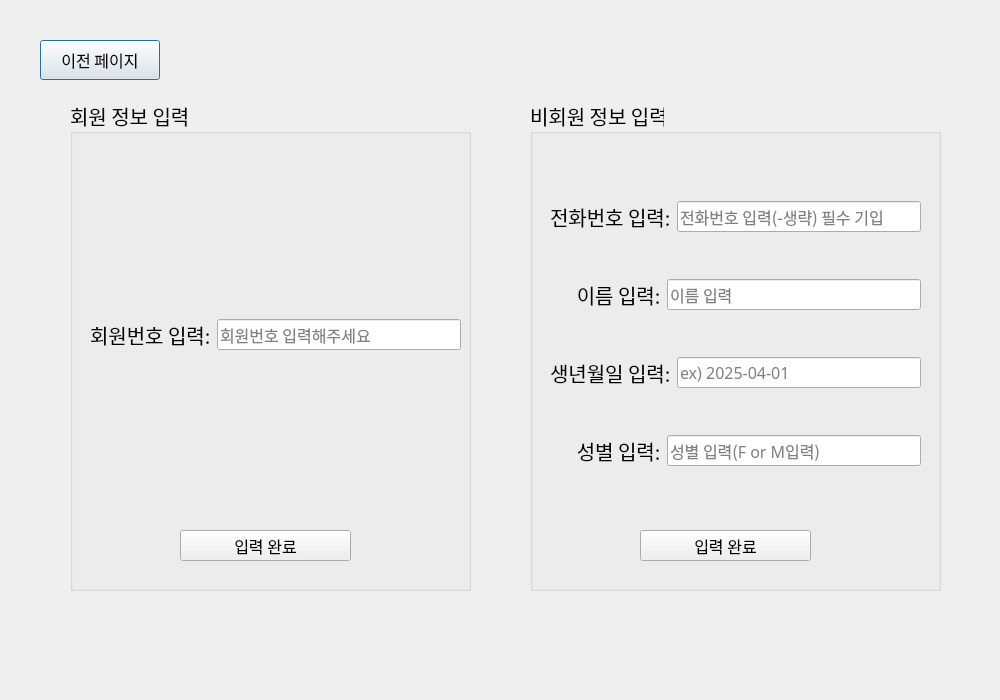
<?xml version="1.0" encoding="UTF-8"?>
<ui version="4.0">
 <class>Dialog</class>
 <widget class="QDialog" name="Dialog">
  <property name="geometry">
   <rect>
    <x>0</x>
    <y>0</y>
    <width>1000</width>
    <height>700</height>
   </rect>
  </property>
  <property name="windowTitle">
   <string>Dialog</string>
  </property>
  <widget class="QPushButton" name="btn_goback">
   <property name="geometry">
    <rect>
     <x>40</x>
     <y>40</y>
     <width>120</width>
     <height>40</height>
    </rect>
   </property>
   <property name="font">
    <font>
     <family>NanumGothic</family>
     <pointsize>12</pointsize>
    </font>
   </property>
   <property name="text">
    <string>이전 페이지</string>
   </property>
  </widget>
  <widget class="QLabel" name="lbl_adtnum">
   <property name="geometry">
    <rect>
     <x>170</x>
     <y>510</y>
     <width>200</width>
     <height>20</height>
    </rect>
   </property>
   <property name="font">
    <font>
     <family>NanumGothic</family>
     <pointsize>12</pointsize>
    </font>
   </property>
   <property name="text">
    <string/>
   </property>
  </widget>
  <widget class="QLabel" name="lbl_teennum">
   <property name="geometry">
    <rect>
     <x>170</x>
     <y>570</y>
     <width>200</width>
     <height>20</height>
    </rect>
   </property>
   <property name="font">
    <font>
     <family>NanumGothic</family>
     <pointsize>12</pointsize>
    </font>
   </property>
   <property name="text">
    <string/>
   </property>
  </widget>
  <widget class="QGroupBox" name="groupBox">
   <property name="geometry">
    <rect>
     <x>70</x>
     <y>100</y>
     <width>401</width>
     <height>491</height>
    </rect>
   </property>
   <property name="font">
    <font>
     <family>NanumGothic</family>
     <pointsize>15</pointsize>
    </font>
   </property>
   <property name="title">
    <string>회원 정보 입력</string>
   </property>
   <widget class="QWidget" name="verticalLayoutWidget">
    <property name="geometry">
     <rect>
      <x>20</x>
      <y>60</y>
      <width>371</width>
      <height>349</height>
     </rect>
    </property>
    <layout class="QVBoxLayout" name="verticalLayout">
     <item>
      <layout class="QHBoxLayout" name="horizontalLayout_4">
       <item>
        <widget class="QLabel" name="label_5">
         <property name="text">
          <string>회원번호 입력:</string>
         </property>
        </widget>
       </item>
       <item>
        <widget class="QLineEdit" name="input_userid">
         <property name="font">
          <font>
           <family>NanumGothic</family>
           <pointsize>12</pointsize>
          </font>
         </property>
         <property name="placeholderText">
          <string>회원번호 입력해주세요</string>
         </property>
        </widget>
       </item>
      </layout>
     </item>
    </layout>
   </widget>
   <widget class="QPushButton" name="btn_user">
    <property name="geometry">
     <rect>
      <x>110</x>
      <y>430</y>
      <width>171</width>
      <height>31</height>
     </rect>
    </property>
    <property name="font">
     <font>
      <pointsize>12</pointsize>
     </font>
    </property>
    <property name="text">
     <string>입력 완료</string>
    </property>
   </widget>
  </widget>
  <widget class="QGroupBox" name="groupBox_2">
   <property name="geometry">
    <rect>
     <x>530</x>
     <y>100</y>
     <width>411</width>
     <height>491</height>
    </rect>
   </property>
   <property name="font">
    <font>
     <family>NanumGothic</family>
     <pointsize>15</pointsize>
    </font>
   </property>
   <property name="title">
    <string>비회원 정보 입력</string>
   </property>
   <widget class="QWidget" name="verticalLayoutWidget_2">
    <property name="geometry">
     <rect>
      <x>20</x>
      <y>60</y>
      <width>371</width>
      <height>349</height>
     </rect>
    </property>
    <layout class="QVBoxLayout" name="verticalLayout_2">
     <item>
      <layout class="QHBoxLayout" name="horizontalLayout">
       <item>
        <widget class="QLabel" name="label_2">
         <property name="text">
          <string>전화번호 입력:</string>
         </property>
        </widget>
       </item>
       <item>
        <widget class="QLineEdit" name="input_phone">
         <property name="font">
          <font>
           <family>NanumGothic</family>
           <pointsize>12</pointsize>
          </font>
         </property>
         <property name="inputMask">
          <string/>
         </property>
         <property name="text">
          <string/>
         </property>
         <property name="placeholderText">
          <string>전화번호 입력(-생략) 필수 기입</string>
         </property>
        </widget>
       </item>
      </layout>
     </item>
     <item>
      <layout class="QHBoxLayout" name="horizontalLayout_2">
       <item>
        <widget class="QLabel" name="label_3">
         <property name="text">
          <string>      이름 입력:</string>
         </property>
        </widget>
       </item>
       <item>
        <widget class="QLineEdit" name="input_name">
         <property name="font">
          <font>
           <family>NanumGothic</family>
           <pointsize>12</pointsize>
          </font>
         </property>
         <property name="inputMask">
          <string/>
         </property>
         <property name="text">
          <string/>
         </property>
         <property name="placeholderText">
          <string>이름 입력</string>
         </property>
        </widget>
       </item>
      </layout>
     </item>
     <item>
      <layout class="QHBoxLayout" name="horizontalLayout_5">
       <item>
        <widget class="QLabel" name="label_6">
         <property name="text">
          <string>생년월일 입력:</string>
         </property>
        </widget>
       </item>
       <item>
        <widget class="QLineEdit" name="input_birth">
         <property name="font">
          <font>
           <family>NanumGothic</family>
           <pointsize>12</pointsize>
          </font>
         </property>
         <property name="inputMask">
          <string/>
         </property>
         <property name="text">
          <string/>
         </property>
         <property name="placeholderText">
          <string>ex) 2025-04-01</string>
         </property>
        </widget>
       </item>
      </layout>
     </item>
     <item>
      <layout class="QHBoxLayout" name="horizontalLayout_3">
       <item>
        <widget class="QLabel" name="label_4">
         <property name="text">
          <string>      성별 입력:</string>
         </property>
        </widget>
       </item>
       <item>
        <widget class="QLineEdit" name="input_gender">
         <property name="font">
          <font>
           <family>NanumGothic</family>
           <pointsize>12</pointsize>
          </font>
         </property>
         <property name="inputMask">
          <string/>
         </property>
         <property name="text">
          <string/>
         </property>
         <property name="placeholderText">
          <string>성별 입력(F or M입력)</string>
         </property>
        </widget>
       </item>
      </layout>
     </item>
    </layout>
   </widget>
   <widget class="QPushButton" name="btn_guest">
    <property name="geometry">
     <rect>
      <x>110</x>
      <y>430</y>
      <width>171</width>
      <height>31</height>
     </rect>
    </property>
    <property name="font">
     <font>
      <pointsize>12</pointsize>
     </font>
    </property>
    <property name="text">
     <string>입력 완료</string>
    </property>
   </widget>
  </widget>
 </widget>
 <resources/>
 <connections/>
</ui>
